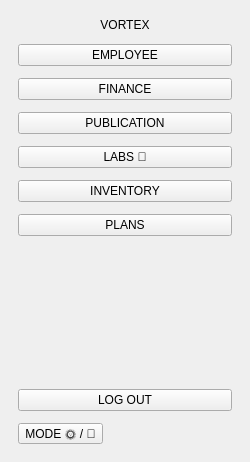
   <widget class="QFrame" name="Sidebar">
    <property name="geometry">
     <rect>
      <x>0</x>
      <y>0</y>
      <width>250</width>
      <height>462</height>
     </rect>
    </property>
    <property name="minimumSize">
     <size>
      <width>250</width>
      <height>0</height>
     </size>
    </property>
    <property name="maximumSize">
     <size>
      <width>260</width>
      <height>16777215</height>
     </size>
    </property>
    <property name="frameShape">
     <enum>QFrame::Shape::NoFrame</enum>
    </property>
    <layout class="QVBoxLayout" name="sidebarLayout">
     <property name="spacing">
      <number>12</number>
     </property>
     <property name="leftMargin">
      <number>18</number>
     </property>
     <property name="topMargin">
      <number>18</number>
     </property>
     <property name="rightMargin">
      <number>18</number>
     </property>
     <property name="bottomMargin">
      <number>18</number>
     </property>
     <item>
      <widget class="QLabel" name="AppLogo">
       <property name="text">
        <string>VORTEX</string>
       </property>
       <property name="alignment">
        <set>Qt::AlignmentFlag::AlignHCenter|Qt::AlignmentFlag::AlignTop</set>
       </property>
      </widget>
     </item>
     <item>
      <widget class="QPushButton" name="BtnEmployee">
       <property name="text">
        <string>EMPLOYEE</string>
       </property>
      </widget>
     </item>
     <item>
      <widget class="QPushButton" name="BtnFinance">
       <property name="text">
        <string>FINANCE</string>
       </property>
      </widget>
     </item>
     <item>
      <widget class="QPushButton" name="BtnPublication">
       <property name="text">
        <string>PUBLICATION</string>
       </property>
      </widget>
     </item>
     <item>
      <widget class="QPushButton" name="BtnLabs">
       <property name="text">
        <string>LABS 🧪</string>
       </property>
      </widget>
     </item>
     <item>
      <widget class="QPushButton" name="BtnInventory">
       <property name="text">
        <string>INVENTORY</string>
       </property>
      </widget>
     </item>
     <item>
      <widget class="QPushButton" name="BtnPlans">
       <property name="text">
        <string>PLANS</string>
       </property>
      </widget>
     </item>
     <item>
      <layout class="QVBoxLayout" name="verticalLayout"/>
     </item>
     <item>
      <layout class="QVBoxLayout" name="verticalLayout_2"/>
     </item>
     <item>
      <spacer name="sideSpacer">
       <property name="orientation">
        <enum>Qt::Orientation::Vertical</enum>
       </property>
       <property name="sizeHint" stdset="0">
        <size>
         <width>20</width>
         <height>40</height>
        </size>
       </property>
      </spacer>
     </item>
     <item>
      <widget class="QPushButton" name="BtnLogout">
       <property name="text">
        <string>LOG OUT</string>
       </property>
      </widget>
     </item>
     <item>
      <widget class="QToolButton" name="BtnTheme">
       <property name="toolTip">
        <string>Changer le thème (Jour/Nuit)</string>
       </property>
       <property name="text">
        <string>MODE 🌞 / 🌚</string>
       </property>
      </widget>
     </item>
    </layout>
   </widget>
